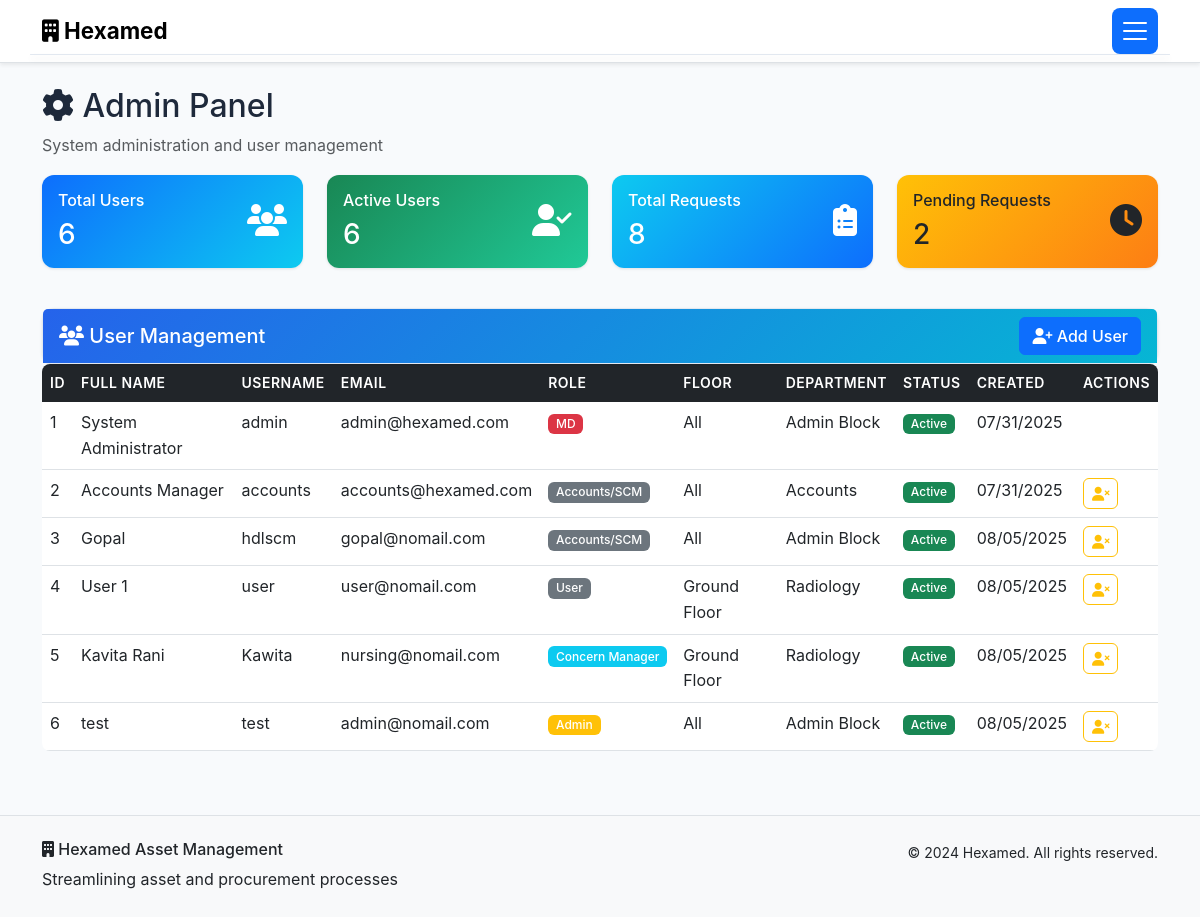
/admin (signed in), run on the app's committed database.
### models.py (models this page shows, shortened)
class User(db.Model):
    id = db.Column(db.Integer, primary_key=True)
    username = db.Column(db.String(80), unique=True, nullable=False)
    email = db.Column(db.String(120), unique=True, nullable=False)
    password_hash = db.Column(db.String(256), nullable=False)
    role = db.Column(db.String(50), nullable=False, default='User')
    full_name = db.Column(db.String(100), nullable=False)
    floor = db.Column(db.String(50))
    department = db.Column(db.String(100))
    created_at = db.Column(db.DateTime, default=datetime.utcnow)
    is_active = db.Column(db.Boolean, default=True)
    requests = db.relationship('AssetRequest', foreign_keys='AssetRequest.user_id', backref='requester', lazy=True)

### routes.py (the view)
        def decorated_function(*args, **kwargs):
            if 'user_id' not in session:
                flash('Please log in to access this page.', 'warning')
                return redirect(url_for('login'))
            user = User.query.get(session['user_id'])
            if not user or user.role not in roles:
                flash('You do not have permission to access this page.', 'danger')
                return redirect(url_for('dashboard'))
            return f(*args, **kwargs)

### routes.py (called while the page is built)
def require_role(roles):
    def decorator(f):
        def decorated_function(*args, **kwargs):
            if 'user_id' not in session:
                flash('Please log in to access this page.', 'warning')
                return redirect(url_for('login'))
            user = User.query.get(session['user_id'])
            if not user or user.role not in roles:
                flash('You do not have permission to access this page.', 'danger')
                return redirect(url_for('dashboard'))
            return f(*args, **kwargs)
        decorated_function.__name__ = f.__name__
        return decorated_function
    return decorator

@app.route('/admin')
@require_role(['Admin', 'MD'])
def admin_panel():
    users = User.query.all()
    total_users = len(users)
    active_users = len([u for u in users if u.is_active])
    total_requests = AssetRequest.query.count()
    pending_requests = AssetRequest.query.filter_by(status='Pending').count()
    approved_requests = AssetRequest.query.filter_by(status='Approved').count()
    rejected_requests = AssetRequest.query.filter_by(status='Rejected').count()
    stats = {
        'total_users': total_users,
        'active_users': active_users,
        'total_requests': total_requests,
        'pending_requests': pending_requests,
        'approved_requests': approved_requests,
        'rejected_requests': rejected_requests
    }
    return render_template('admin.html', users=users, stats=stats)

### templates/admin.html (shortened to what this page needs)
{% extends "base.html" %}
{% block content %}
<div class="container my-4">
    <div class="row">
        <div class="col">
            <h2><i class="fas fa-cog"></i> Admin Panel</h2>
            <p class="text-muted">System administration and user management</p>
        </div>
    </div>
    <div class="row mb-4">
        <div class="col-md-3 mb-3">
            <div class="card bg-primary text-white">
                <div class="card-body">
                    <div class="d-flex justify-content-between">
                        <div>
                            <h6>Total Users</h6>
                            <h3 class="mb-0">{{ stats.total_users }}</h3>
                        </div>
                        <div class="align-self-center">
                            <i class="fas fa-users fa-2x"></i>
                        </div>
                    </div>
                </div>
            </div>
        </div>
        <div class="col-md-3 mb-3">
            <div class="card bg-success text-white">
                <div class="card-body">
                    <div class="d-flex justify-content-between">
                        <div>
                            <h6>Active Users</h6>
                            <h3 class="mb-0">{{ stats.active_users }}</h3>
                        </div>
                        <div class="align-self-center">
                            <i class="fas fa-user-check fa-2x"></i>
                        </div>
                    </div>
                </div>
            </div>
        </div>
        <div class="col-md-3 mb-3">
            <div class="card bg-info text-white">
                <div class="card-body">
                    <div class="d-flex justify-content-between">
                        <div>
                            <h6>Total Requests</h6>
                            <h3 class="mb-0">{{ stats.total_requests }}</h3>
                        </div>
                        <div class="align-self-center">
                            <i class="fas fa-clipboard-list fa-2x"></i>
                        </div>
                    </div>
                </div>
            </div>
        </div>
        <div class="col-md-3 mb-3">
            <div class="card bg-warning text-dark">
                <div class="card-body">
                    <div class="d-flex justify-content-between">
                        <div>
                            <h6>Pending Requests</h6>
                            <h3 class="mb-0">{{ stats.pending_requests }}</h3>
                        </div>
                        <div class="align-self-center">
                            <i class="fas fa-clock fa-2x"></i>
                        </div>
                    </div>
                </div>
            </div>
        </div>
    </div>
    <div class="row">
        <div class="col-12">
            <div class="card">
                <div class="card-header d-flex justify-content-between align-items-center">
                    <h5 class="mb-0"><i class="fas fa-users"></i> User Management</h5>
                    <button class="btn btn-primary" data-bs-toggle="modal" data-bs-target="#addUserModal">
                        <i class="fas fa-user-plus"></i> Add User
                    </button>
                </div></div>
    </div>
</div>
                <div class="card-body">
                    <div class="table-responsive">
                        <table class="table table-hover">
                            <thead>
                                <tr>
                                    <th>ID</th>
                                    <th>Full Name</th>
                                    <th>Username</th>
                                    <th>Email</th>
                                    <th>Role</th>
                                    <th>Floor</th>
                                    <th>Department</th>
                                    <th>Status</th>
                                    <th>Created</th>
                                    <th>Actions</th>
                                </tr>
                            </thead>
                            <tbody>
                                {% for user in users %}
                                <tr>
                                    <td>{{ user.id }}</td>
                                    <td>{{ user.full_name }}</td>
                                    <td>{{ user.username }}</td>
                                    <td>{{ user.email }}</td>
                                    <td>
                                        {% if user.role == 'MD' %}
                                            <span class="badge bg-danger">{{ user.role }}</span>
                                        {% elif user.role == 'Admin' %}
                                            <span class="badge bg-warning">{{ user.role }}</span>
                                        {% elif user.role == 'Concern Manager' %}
                                            <span class="badge bg-info">{{ user.role }}</span>
                                        {% else %}
                                            <span class="badge bg-secondary">{{ user.role }}</span>
                                        {% endif %}
                                    </td>
                                    <td>{{ user.floor or 'N/A' }}</td>
                                    <td>{{ user.department or 'N/A' }}</td>
                                    <td>
                                        {% if user.is_active %}
                                            <span class="badge bg-success">Active</span>
                                        {% else %}
                                            <span class="badge bg-secondary">Inactive</span>
                                        {% endif %}
                                    </td>
                                    <td>{{ user.created_at.strftime('%m/%d/%Y') }}</td>
                                    <td>
                                        {% if user.username != 'admin' %}
                                        <a href="{{ url_for('toggle_user', user_id=user.id) }}"
                                           class="btn btn-sm {% if user.is_active %}btn-outline-warning{% else %}btn-outline-success{% endif %}"
                                           onclick="return confirm('{% if user.is_active %}Deactivate{% else %}Activate{% endif %} this user?')">
                                            {% if user.is_active %}
                                                <i class="fas fa-user-times"></i>
                                            {% else %}
                                                <i class="fas fa-user-check"></i>
                                            {% endif %}
                                        </a>
                                        {% endif %}
                                    </td>
                                </tr>
                                {% endfor %}
                            </tbody>
                        </table>
                    </div>
                </div>
            </div>
{% endblock %}

### static/style.css (style rules this page uses)
:root { --hexamed-primary: #2563eb; --hexamed-secondary: #64748b; --hexamed-success: #00ffaa; --hexamed-warning: #ffa200; --hexamed-danger: #ff0000; --hexamed-info: #06b6d4; --hexamed-light: #f8fafc; --hexamed-dark: #465977; --hexamed-gradient: linear-gradient(135deg, #2563eb, #06b6d4); }
body { font-family: 'Inter', 'Segoe UI', Tahoma, Geneva, Verdana, sans-serif; line-height: 1.6; background-color: #f8fafc; color: #1e293b; }
.card { border: 1px solid #e2e8f0; border-radius: 0.75rem; box-shadow: 0 1px 3px rgba(0, 0, 0, 0.1); transition: all 0.3s ease; background: white; }
.card-header { background: var(--hexamed-gradient); color: white; border-bottom: none; font-weight: 600; border-radius: 0.75rem 0.75rem 0 0; }
.card.bg-primary, .card.bg-success, .card.bg-warning, .card.bg-info, .card.bg-danger { border: none; background: linear-gradient(135deg, var(--bs-primary), var(--bs-info)) !important; }
.card.bg-success { background: linear-gradient(135deg, var(--bs-success), #20c997) !important; }
.card.bg-warning { background: linear-gradient(135deg, var(--bs-warning), #fd7e14) !important; }
.card.bg-info { background: linear-gradient(135deg, var(--bs-info), var(--bs-primary)) !important; }
.btn { font-weight: 500; transition: all 0.3s ease; border-radius: 0.375rem; }
.table { border-radius: 0.5rem; overflow: hidden; }
.table thead th { background-color: var(--bs-dark); color: white; border: none; font-weight: 600; text-transform: uppercase; font-size: 0.875rem; letter-spacing: 0.5px; }
.table tbody tr { transition: background-color 0.2s ease; }
.badge { font-weight: 500; font-size: 0.75rem; padding: 0.35em 0.65em; }

### data on the page
User: id "1", full_name "System Administrator", username "admin", email "admin@hexamed.com", role "MD", floor "All", department "Admin Block", is_active "Active", created_at "07/31/2025"
User: id "2", full_name "Accounts Manager", username "accounts", email "accounts@hexamed.com", role "Accounts/SCM", floor "All", department "Accounts", is_active "Active", created_at "07/31/2025"
User: id "3", full_name "Gopal", username "hdlscm", email "gopal@nomail.com", role "Accounts/SCM", floor "All", department "Admin Block", is_active "Active", created_at "08/05/2025"
User: id "4", full_name "User 1", username "user", email "user@nomail.com", role "User", floor "Ground Floor", department "Radiology", is_active "Active", created_at "08/05/2025"
User: id "5", full_name "Kavita Rani", username "Kawita", email "nursing@nomail.com", role "Concern Manager", floor "Ground Floor", department "Radiology", is_active "Active", created_at "08/05/2025"
User: id "6", full_name "test", username "test", email "admin@nomail.com", role "Admin", floor "All", department "Admin Block", is_active "Active", created_at "08/05/2025"

### other printed values
{{ stats.total_users }} "6"
{{ stats.active_users }} "6"
{{ stats.total_requests }} "8"
{{ stats.pending_requests }} "2"
